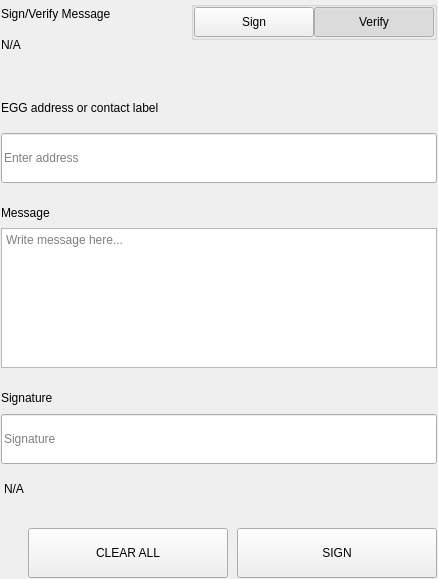
<?xml version="1.0" encoding="UTF-8"?>
<ui version="4.0">
 <class>SettingsSignMessageWidgets</class>
 <widget class="QWidget" name="SettingsSignMessageWidgets">
  <property name="geometry">
   <rect>
    <x>0</x>
    <y>0</y>
    <width>438</width>
    <height>579</height>
   </rect>
  </property>
  <property name="windowTitle">
   <string>Form</string>
  </property>
  <layout class="QVBoxLayout" name="verticalLayout">
   <property name="spacing">
    <number>0</number>
   </property>
   <property name="leftMargin">
    <number>0</number>
   </property>
   <property name="topMargin">
    <number>0</number>
   </property>
   <property name="rightMargin">
    <number>0</number>
   </property>
   <property name="bottomMargin">
    <number>0</number>
   </property>
   <item>
    <widget class="QWidget" name="left" native="true">
     <layout class="QVBoxLayout" name="verticalLayout_3">
      <property name="leftMargin">
       <number>0</number>
      </property>
      <property name="topMargin">
       <number>0</number>
      </property>
      <property name="rightMargin">
       <number>0</number>
      </property>
      <property name="bottomMargin">
       <number>0</number>
      </property>
      <item>
       <widget class="QWidget" name="container_sign" native="true">
        <layout class="QVBoxLayout" name="verticalLayout_2">
         <property name="spacing">
          <number>0</number>
         </property>
         <property name="leftMargin">
          <number>1</number>
         </property>
         <property name="topMargin">
          <number>1</number>
         </property>
         <property name="rightMargin">
          <number>1</number>
         </property>
         <property name="bottomMargin">
          <number>1</number>
         </property>
         <item>
          <layout class="QHBoxLayout" name="horizontalLayout_3" stretch="3,1">
           <property name="spacing">
            <number>40</number>
           </property>
           <item>
            <layout class="QVBoxLayout" name="verticalLayoutTitle">
             <property name="spacing">
              <number>5</number>
             </property>
             <item>
              <widget class="QLabel" name="labelTitle">
               <property name="text">
                <string>Sign/Verify Message</string>
               </property>
              </widget>
             </item>
             <item>
              <widget class="QLabel" name="labelSubtitle1">
               <property name="text">
                <string notr="true">N/A</string>
               </property>
               <property name="wordWrap">
                <bool>true</bool>
               </property>
              </widget>
             </item>
            </layout>
           </item>
           <item alignment="Qt::AlignRight|Qt::AlignTop">
            <widget class="QWidget" name="containerSwitch" native="true">
             <property name="styleSheet">
              <string notr="true">#containerSwitch{
	padding-top:9px;
}</string>
             </property>
             <layout class="QVBoxLayout" name="verticalLayout_6">
              <property name="spacing">
               <number>4</number>
              </property>
              <property name="leftMargin">
               <number>0</number>
              </property>
              <property name="topMargin">
               <number>0</number>
              </property>
              <property name="rightMargin">
               <number>0</number>
              </property>
              <property name="bottomMargin">
               <number>0</number>
              </property>
              <item alignment="Qt::AlignRight">
               <widget class="QGroupBox" name="groupBox">
                <property name="sizePolicy">
                 <sizepolicy hsizetype="Fixed" vsizetype="Preferred">
                  <horstretch>0</horstretch>
                  <verstretch>0</verstretch>
                 </sizepolicy>
                </property>
                <property name="title">
                 <string/>
                </property>
                <property name="alignment">
                 <set>Qt::AlignRight|Qt::AlignTop|Qt::AlignTrailing</set>
                </property>
                <layout class="QHBoxLayout" name="horizontalLayout_4">
                 <property name="spacing">
                  <number>0</number>
                 </property>
                 <property name="leftMargin">
                  <number>0</number>
                 </property>
                 <property name="topMargin">
                  <number>0</number>
                 </property>
                 <property name="rightMargin">
                  <number>0</number>
                 </property>
                 <property name="bottomMargin">
                  <number>0</number>
                 </property>
                 <item>
                  <widget class="QPushButton" name="pushSign">
                   <property name="minimumSize">
                    <size>
                     <width>120</width>
                     <height>30</height>
                    </size>
                   </property>
                   <property name="maximumSize">
                    <size>
                     <width>120</width>
                     <height>30</height>
                    </size>
                   </property>
                   <property name="focusPolicy">
                    <enum>Qt::NoFocus</enum>
                   </property>
                   <property name="text">
                    <string>Sign</string>
                   </property>
                   <property name="checkable">
                    <bool>true</bool>
                   </property>
                   <property name="autoExclusive">
                    <bool>true</bool>
                   </property>
                  </widget>
                 </item>
                 <item>
                  <widget class="QPushButton" name="pushVerify">
                   <property name="minimumSize">
                    <size>
                     <width>120</width>
                     <height>30</height>
                    </size>
                   </property>
                   <property name="maximumSize">
                    <size>
                     <width>120</width>
                     <height>30</height>
                    </size>
                   </property>
                   <property name="focusPolicy">
                    <enum>Qt::NoFocus</enum>
                   </property>
                   <property name="text">
                    <string>Verify</string>
                   </property>
                   <property name="checkable">
                    <bool>true</bool>
                   </property>
                   <property name="checked">
                    <bool>true</bool>
                   </property>
                   <property name="autoExclusive">
                    <bool>true</bool>
                   </property>
                  </widget>
                 </item>
                </layout>
               </widget>
              </item>
              <item alignment="Qt::AlignHCenter|Qt::AlignTop">
               <widget class="QLabel" name="labelSubtitleSwitch">
                <property name="text">
                 <string/>
                </property>
                <property name="alignment">
                 <set>Qt::AlignRight|Qt::AlignTrailing|Qt::AlignVCenter</set>
                </property>
               </widget>
              </item>
             </layout>
            </widget>
           </item>
          </layout>
         </item>
         <item>
          <spacer name="verticalSpacer_2">
           <property name="orientation">
            <enum>Qt::Vertical</enum>
           </property>
           <property name="sizeType">
            <enum>QSizePolicy::Fixed</enum>
           </property>
           <property name="sizeHint" stdset="0">
            <size>
             <width>20</width>
             <height>40</height>
            </size>
           </property>
          </spacer>
         </item>
         <item>
          <widget class="QWidget" name="containerAddress" native="true">
           <property name="sizePolicy">
            <sizepolicy hsizetype="Preferred" vsizetype="Fixed">
             <horstretch>0</horstretch>
             <verstretch>0</verstretch>
            </sizepolicy>
           </property>
           <layout class="QVBoxLayout" name="verticalLayout_5" stretch="0,0">
            <property name="spacing">
             <number>15</number>
            </property>
            <property name="leftMargin">
             <number>0</number>
            </property>
            <property name="topMargin">
             <number>0</number>
            </property>
            <property name="rightMargin">
             <number>0</number>
            </property>
            <property name="bottomMargin">
             <number>0</number>
            </property>
            <item>
             <widget class="QLabel" name="labelSubtitleAddress">
              <property name="minimumSize">
               <size>
                <width>0</width>
                <height>20</height>
               </size>
              </property>
              <property name="maximumSize">
               <size>
                <width>16777215</width>
                <height>20</height>
               </size>
              </property>
              <property name="text">
               <string>EGG address or contact label</string>
              </property>
             </widget>
            </item>
            <item>
             <widget class="QLineEdit" name="addressIn_SM">
              <property name="minimumSize">
               <size>
                <width>0</width>
                <height>50</height>
               </size>
              </property>
              <property name="maximumSize">
               <size>
                <width>16777215</width>
                <height>50</height>
               </size>
              </property>
              <property name="placeholderText">
               <string>Enter address</string>
              </property>
             </widget>
            </item>
           </layout>
          </widget>
         </item>
         <item>
          <spacer name="verticalSpacer_3">
           <property name="orientation">
            <enum>Qt::Vertical</enum>
           </property>
           <property name="sizeType">
            <enum>QSizePolicy::Fixed</enum>
           </property>
           <property name="sizeHint" stdset="0">
            <size>
             <width>20</width>
             <height>20</height>
            </size>
           </property>
          </spacer>
         </item>
         <item>
          <layout class="QVBoxLayout" name="verticalLayout_9">
           <property name="spacing">
            <number>5</number>
           </property>
           <item>
            <widget class="QLabel" name="labelSubtitleMessage">
             <property name="minimumSize">
              <size>
               <width>0</width>
               <height>20</height>
              </size>
             </property>
             <property name="maximumSize">
              <size>
               <width>16777215</width>
               <height>20</height>
              </size>
             </property>
             <property name="text">
              <string>Message</string>
             </property>
            </widget>
           </item>
           <item>
            <widget class="QPlainTextEdit" name="messageIn_SM">
             <property name="minimumSize">
              <size>
               <width>0</width>
               <height>140</height>
              </size>
             </property>
             <property name="maximumSize">
              <size>
               <width>16777215</width>
               <height>140</height>
              </size>
             </property>
             <property name="placeholderText">
              <string>Write message here...</string>
             </property>
            </widget>
           </item>
          </layout>
         </item>
         <item>
          <spacer name="verticalSpacer_4">
           <property name="orientation">
            <enum>Qt::Vertical</enum>
           </property>
           <property name="sizeType">
            <enum>QSizePolicy::Fixed</enum>
           </property>
           <property name="sizeHint" stdset="0">
            <size>
             <width>20</width>
             <height>20</height>
            </size>
           </property>
          </spacer>
         </item>
         <item>
          <widget class="QWidget" name="widget" native="true">
           <property name="minimumSize">
            <size>
             <width>0</width>
             <height>75</height>
            </size>
           </property>
           <property name="maximumSize">
            <size>
             <width>16777215</width>
             <height>16777215</height>
            </size>
           </property>
           <layout class="QVBoxLayout" name="verticalLayout_4">
            <property name="leftMargin">
             <number>0</number>
            </property>
            <property name="topMargin">
             <number>0</number>
            </property>
            <property name="rightMargin">
             <number>0</number>
            </property>
            <property name="bottomMargin">
             <number>0</number>
            </property>
            <item>
             <widget class="QLabel" name="labelSubtitleSignature">
              <property name="minimumSize">
               <size>
                <width>0</width>
                <height>20</height>
               </size>
              </property>
              <property name="maximumSize">
               <size>
                <width>16777215</width>
                <height>20</height>
               </size>
              </property>
              <property name="text">
               <string>Signature</string>
              </property>
             </widget>
            </item>
            <item>
             <widget class="QLineEdit" name="signatureOut_SM">
              <property name="minimumSize">
               <size>
                <width>0</width>
                <height>50</height>
               </size>
              </property>
              <property name="placeholderText">
               <string>Signature</string>
              </property>
             </widget>
            </item>
           </layout>
          </widget>
         </item>
         <item>
          <widget class="QLabel" name="statusLabel_SM">
           <property name="styleSheet">
            <string notr="true">padding-top:5px;</string>
           </property>
           <property name="text">
            <string notr="true">N/A</string>
           </property>
          </widget>
         </item>
         <item>
          <spacer name="verticalSpacer">
           <property name="orientation">
            <enum>Qt::Vertical</enum>
           </property>
           <property name="sizeType">
            <enum>QSizePolicy::Fixed</enum>
           </property>
           <property name="sizeHint" stdset="0">
            <size>
             <width>20</width>
             <height>20</height>
            </size>
           </property>
          </spacer>
         </item>
         <item>
          <layout class="QHBoxLayout" name="horizontalLayout_7">
           <property name="spacing">
            <number>9</number>
           </property>
           <item>
            <spacer name="horizontalSpacer_5">
             <property name="orientation">
              <enum>Qt::Horizontal</enum>
             </property>
             <property name="sizeType">
              <enum>QSizePolicy::Expanding</enum>
             </property>
             <property name="sizeHint" stdset="0">
              <size>
               <width>40</width>
               <height>20</height>
              </size>
             </property>
            </spacer>
           </item>
           <item>
            <widget class="QPushButton" name="pushButtonClear">
             <property name="minimumSize">
              <size>
               <width>200</width>
               <height>50</height>
              </size>
             </property>
             <property name="focusPolicy">
              <enum>Qt::NoFocus</enum>
             </property>
             <property name="text">
              <string>CLEAR ALL</string>
             </property>
            </widget>
           </item>
           <item>
            <widget class="QPushButton" name="pushButtonSave">
             <property name="minimumSize">
              <size>
               <width>200</width>
               <height>50</height>
              </size>
             </property>
             <property name="maximumSize">
              <size>
               <width>200</width>
               <height>50</height>
              </size>
             </property>
             <property name="focusPolicy">
              <enum>Qt::NoFocus</enum>
             </property>
             <property name="text">
              <string>SIGN</string>
             </property>
            </widget>
           </item>
          </layout>
         </item>
        </layout>
       </widget>
      </item>
     </layout>
    </widget>
   </item>
  </layout>
 </widget>
 <resources/>
 <connections/>
</ui>
